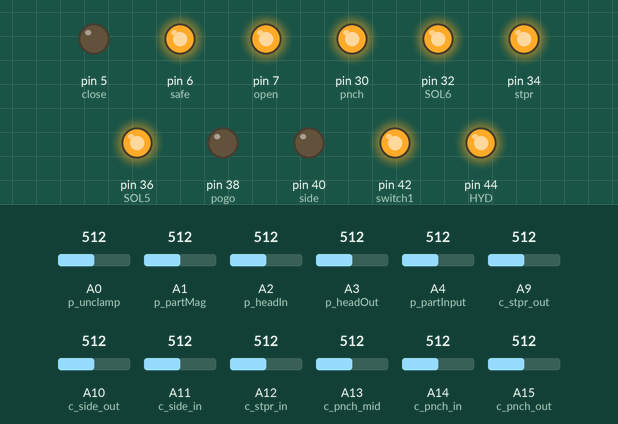
This sketch was run on a simulated Arduino Mega 2560, built with avr-gcc and run on an emulated ATmega2560. Shown: output pins drawn as LEDs (lit = HIGH). The inputs (shaded band) are chosen by the test bench; at power-on: A0 (p_unclamp) = 512, A1 (p_partMag) = 512, A2 (p_headIn) = 512, A3 (p_headOut) = 512, A4 (p_partInput) = 512, A9 (c_stpr_out) = 512, A10 (c_side_out) = 512, A11 (c_side_in) = 512, A12 (c_stpr_in) = 512, A13 (c_pnch_mid) = 512, A14 (c_pnch_in) = 512, A15 (c_pnch_out) = 512. What the sketch prints to the serial monitor is not drawn.

Above: at 1.2 s.
1.3 s: A0 (p_unclamp) set to 486
At 1.63 s:
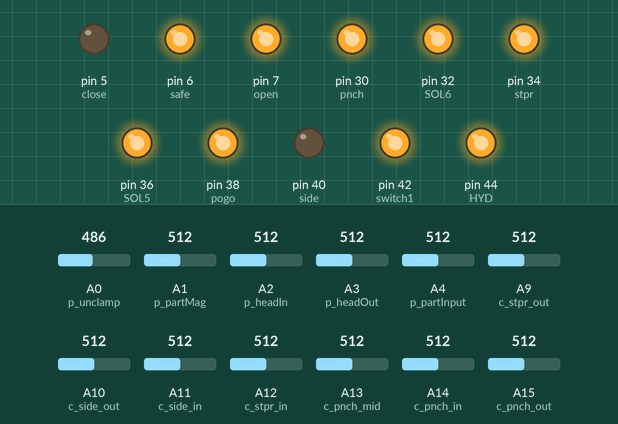
At 2.8 s:
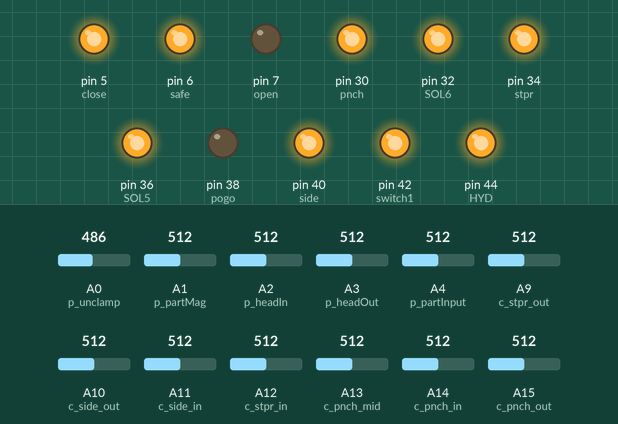
3.3 s: A0 (p_unclamp) set to 510
At 3.56 s:
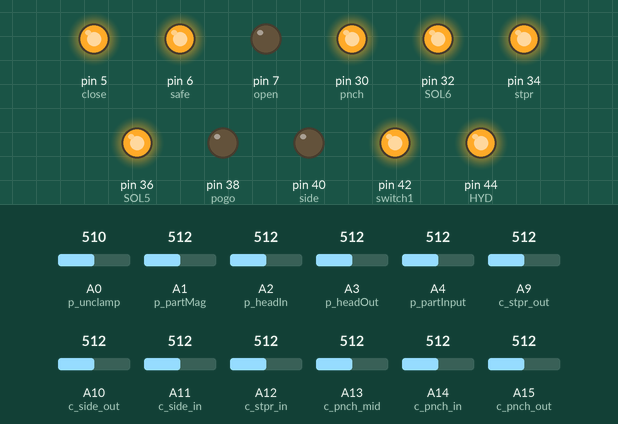
5.1 s: A1 (p_partMag) set to 104
8.1 s: A1 (p_partMag) set to 95
11.1 s: A2 (p_headIn) set to 108
14.1 s: A2 (p_headIn) set to 89
Timing chart, 0 to 17.1 s (numbered marks = the images above; inputs shaded):
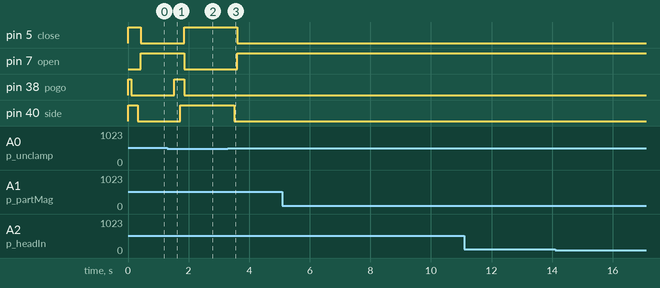

Measured:
- the behaviour switches between 500 and 499 on A0 (p_unclamp) (found by bisection; images 0 and 1)
- after the input at 1.3 s, pin 5 (close): LOW → HIGH after 0.56 s; pin 7 (open): HIGH → LOW after 0.56 s; pin 38 (pogo): LOW → HIGH after 0.23 s, → LOW 0.32 s later; pin 40 (side): LOW → HIGH after 0.43 s
- after the input at 3.3 s, pin 5 (close): HIGH → LOW after 0.31 s; pin 7 (open): LOW → HIGH after 0.31 s; pin 40 (side): HIGH → LOW after 0.21 s
- after the input at 5.1 s, every drawn part: stays the same
- after the input at 8.1 s, every drawn part: stays the same
- after the input at 11.1 s, every drawn part: stays the same
- after the input at 14.1 s, every drawn part: stays the same

The sketch:

Tapping_Machine_mk3.ino
```cpp
// Program for Dieform Tapping machine for dynamig V3 fully auto
// Gagan: start jun 30 2020
///////////////////////////////////////////////////////////////////////////////////////

// Relays
const int pnch        =   30; //SOL4
const int SOL6        =   32; //SOL6
const int stpr        =   34; //SOL3
const int SOL5        =   36; //SOL5
const int pogo        =   38; //SOL1
const int side        =   40; //SOL2
const int switch1     =   42;
const int HYD         =   44;
const int open        =   7;
const int close       =   5;
const int safe        =   6;


//Sensors
const int p_unclamp   =  A0;
const int p_partMag   =  A1;
const int p_headIn    =  A2;
const int p_headOut   =  A3;
const int p_partInput =  A4;

const int c_side_out  =  A10;
const int c_side_in   =  A11;
const int c_stpr_out  =  A9;
const int c_stpr_in   =  A12;
const int c_pnch_out  =  A15;
const int c_pnch_mid  =  A13;
const int c_pnch_in   =  A14;

//variables for sensors
float state             =  0;

int Punclamp          =  0;
int PpartMag          =  0;
int PheadIn           =  0;
int PheadOut          =  0;
int PpartInput        =  0;

int CsideOut          =  0;
int CsideIn           =  0;
int CstprOut          =  0;
int CstprIn           =  0;
int CpnchOut          =  0;
int CpnchMid          =  0;
int CpnchIn           =  0;

////////////////////////////////////////////////////////////////////////////////////
void setup() {
  //initialize input
  pinMode(p_unclamp,   INPUT);
  pinMode(p_partMag,   INPUT);
  pinMode(p_headIn,    INPUT);
  pinMode(p_headOut,   INPUT);
  pinMode(p_partInput, INPUT);

  pinMode(c_side_out,  INPUT);
  pinMode(c_side_in,   INPUT);
  pinMode(c_stpr_out,  INPUT);
  pinMode(c_stpr_in,   INPUT);
  pinMode(c_pnch_out,  INPUT);
  pinMode(c_pnch_mid,  INPUT);
  pinMode(c_pnch_in,   INPUT);

  //initialize output
  pinMode(pnch,        OUTPUT);
  pinMode(SOL6,        OUTPUT);
  pinMode(stpr,        OUTPUT);
  pinMode(SOL5,        OUTPUT);
  pinMode(pogo,        OUTPUT);
  pinMode(side,        OUTPUT);
  pinMode(switch1,     OUTPUT);
  pinMode(HYD,         OUTPUT);
  pinMode(open,        OUTPUT);
  pinMode(close,       OUTPUT);
  pinMode(safe,        OUTPUT);

  //turn all relays off
  relaysOff();

  //turn on coms
  Serial.begin(9600);
}

////////////////////////////////////////////////////////////////////////////////////
void loop() {
  readSensors();

  //index a part into the intermediate positioning device
  if (state==0 && PpartInput<500 && PpartMag>500 && CsideOut>500){
    kaChuck();
    state = 1;
    Serial.println(state);
  }
    if (state==0 && PpartInput>500 ){
    state = 1;
    Serial.println(state);
  }
  //extend the pogo, stopper extend
  if(state==1 && PpartInput>500){
    digitalWrite(pogo, LOW);
    digitalWrite(stpr,HIGH);
    state = 1.1;
    Serial.println(state);
  }

  //extend the pogo, stopper extend
  if(state==1.1 && PheadIn>500){
    digitalWrite(open, LOW);   //open the jaws
    digitalWrite(close, HIGH);
    delay(200);
    state = 2;
    Serial.println(state);
  }
  //withdraw the side cylinder, pincher retract
  if (state==2 && PpartInput>500 && PheadIn>500 && Punclamp>500){
    digitalWrite(side,LOW);
    digitalWrite(pnch,HIGH);
    delay(100);
    state = 3;
    Serial.println(state);
  }
  //clamp the hydraulic cylinder
  if (state==3 && PheadIn>500 && Punclamp>500 && CsideIn>500){
    digitalWrite(open, HIGH);
    digitalWrite(close, LOW);     //close the jaws
    state = 4;
    Serial.println(state);
  }
  //withdraw the pogo
  if (state==4 && PheadIn>500 && Punclamp<500){
    kaChuck();
    digitalWrite(pogo,HIGH);
    delay(200);
    state = 5;
    Serial.println(state);
  }
  //start tapping and extend the linear cylinder
  if (state==5 && PheadIn>500 && Punclamp<500){
    digitalWrite(side,HIGH);
    digitalWrite(switch1,LOW);
    state = 6;
    Serial.println(state);
  }
  //when the head is fully extended withdraw it
  if (state==6 && PheadOut>500){
    digitalWrite(switch1,HIGH);
    state = 0;
    Serial.println(state);
  }
  delay(1);
}

void readSensors(){
  //get sensor values
  Punclamp  =    analogRead(p_unclamp);
  PpartMag  =    analogRead(p_partMag);
  PheadIn   =    analogRead(p_headIn);
  PheadOut  =    analogRead(p_headOut);
  PpartInput=    analogRead(p_partInput);

  CsideOut  =    analogRead(c_side_out);
  CsideIn   =    analogRead(c_side_in);
  CstprOut  =    analogRead(c_stpr_out);
  CstprIn   =    analogRead(c_stpr_in);
  CpnchOut  =    analogRead(c_pnch_out);
  CpnchMid  =    analogRead(c_pnch_mid);
  CpnchIn   =    analogRead(c_pnch_in);

  Serial.print(" Punclamp: ");
  Serial.print(Punclamp);
  Serial.print(" PpartMag: ");
  Serial.print(PpartMag);
  Serial.print(" PheadIn: ");
  Serial.print(PheadIn);
  Serial.print(" PheadOut: ");
  Serial.print(PheadOut);
  Serial.print(" Part: ");
  Serial.print(PpartInput);

  Serial.print(" CsideOut: ");
  Serial.print(CsideOut);
  Serial.print(" CsideIn: ");
  Serial.print(CsideIn);
  Serial.print(" CstprOut: ");
  Serial.print(CstprOut);
  Serial.print(" CstprIn: ");
  Serial.print(CstprIn);
  Serial.print("CpnchOut: ");
  Serial.print(CpnchOut);
  Serial.print(" CpnchMid: ");
  Serial.print(CpnchMid);
  Serial.print(" CpnchIn: ");
  Serial.print(CpnchIn);

  Serial.println();
  delay(1);
}

void relaysOff(){
  //set relays off
  digitalWrite(pnch,    HIGH); //retracted
  digitalWrite(SOL6,    HIGH);
  digitalWrite(stpr,    HIGH); // extended
  digitalWrite(SOL5,    HIGH);
  digitalWrite(pogo,    HIGH);
  digitalWrite(side,    HIGH);
  digitalWrite(switch1, HIGH);
  digitalWrite(HYD,     HIGH);
  digitalWrite(open,    LOW);
  digitalWrite(close,   HIGH);
  digitalWrite(safe,    HIGH);
}
void kaChuck(){
  if (PpartInput<500 && PpartMag>500){
    digitalWrite(pnch,LOW);
    digitalWrite(stpr,LOW);     //open the stoper shoot
  }
}
```
